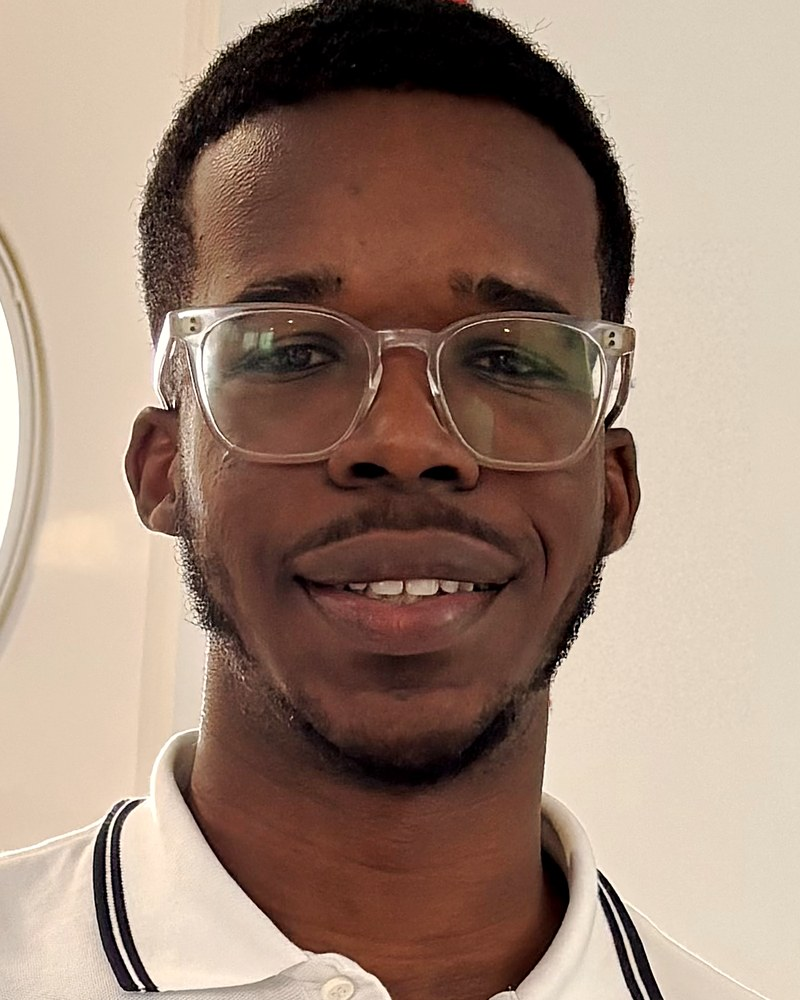
#> input picture travail/photos-originales/mathys-bocage-portrait.jpg, 800 x 1000 px, found by its file name
$ python images.py
#> lines starting #> are read from the running program, lines starting #| are printed output that depends on the picture
# -*- coding: utf-8 -*-
"""Recadre, redimensionne et compresse les images du site."""
import os, sys
from PIL import Image, ImageDraw, ImageFont
OUT = "../site/assets/img"
os.makedirs(OUT, exist_ok=True)

def preparer(src, base, largeurs, ratio, ancrage=0.5, qualite=78):
#> called with src = 'photos/mathys-bocage-portrait.jpg', base = 'mathys-bocage-portrait', largeurs = (112, 224), ratio = (1, 1), ancrage = 0.12, qualite = 84
    im = Image.open(src).convert("RGB")
#> im is the input picture: PIL image 800x1000 RGB; mean R, G, B 157.7, 133, 117.7
    cible = ratio[0] / ratio[1]
    actuel = im.width / im.height
#> actuel = 0.8
    if actuel > cible:                       # trop large : on rogne les côtés
        nw = int(im.height * cible)
        x = int((im.width - nw) * 0.5)
        im = im.crop((x, 0, x + nw, im.height))
    else:                                    # trop haut : on rogne en hauteur
        nh = int(im.width / cible)
#> nh = 800
        y = int((im.height - nh) * ancrage)
#> y = 24
        im = im.crop((0, y, im.width, y + nh))
#> im: PIL image 800x800 RGB
    sorties = []
    for L in largeurs:
        H = max(1, round(L * ratio[1] / ratio[0]))
        v = im.resize((L, H), Image.LANCZOS)
        chemin = "%s/%s-%d.jpg" % (OUT, base, L)
        # Les grandes variantes sont un peu plus compressées : elles ne servent qu'aux
        # grands écrans, où le défaut se voit moins et où le poids compte davantage.
        q = qualite - 6 if L >= 1000 else qualite
        v.save(chemin, "JPEG", quality=q, optimize=True, progressive=True)
        sorties.append((chemin, os.path.getsize(chemin)))
#> after the loop, sorties = 2 items
    return sorties

def cale(base, largeurs, ratio, legende):
    """Image provisoire, le temps que les photos d'ambiance soient choisies."""
    for L in largeurs:
        H = max(1, round(L * ratio[1] / ratio[0]))
        im = Image.new("RGB", (L, H), (233, 226, 212))
        d = ImageDraw.Draw(im)
        for i in range(0, L + H, 46):
            d.line([(i, 0), (i - H, H)], fill=(216, 205, 185), width=10)
        try:
            police = ImageFont.truetype("/System/Library/Fonts/Supplemental/Georgia.ttf", max(13, L // 34))
        except Exception:
            police = ImageFont.load_default()
        txt = "PHOTO À CHOISIR\n" + legende
        bb = d.multiline_textbbox((0, 0), txt, font=police, align="center", spacing=8)
        d.rectangle([ (L - (bb[2]-bb[0]))//2 - 18, (H - (bb[3]-bb[1]))//2 - 14,
                      (L + (bb[2]-bb[0]))//2 + 18, (H + (bb[3]-bb[1]))//2 + 14 ], fill=(248, 244, 236))
        d.multiline_text(((L - (bb[2]-bb[0]))//2, (H - (bb[3]-bb[1]))//2), txt,
                         font=police, fill=(125, 84, 17), align="center", spacing=8)
        im.save("%s/%s-%d.jpg" % (OUT, base, L), "JPEG", quality=70, optimize=True)

total = []
# Photos de Mathys Bocage. Le portrait est cadré haut pour garder le visage dans le rond.
total += preparer("photos/mathys-bocage-portrait.jpg", "mathys-bocage-portrait", (112, 224), (1, 1), ancrage=0.12, qualite=84)
#> total = 2 items
total += preparer("photos/mathys-bocage-trophee.jpg", "mathys-bocage-trophee", (500, 1000), (4, 5), ancrage=0.18)
#> call 2 of preparer, with src = 'photos/mathys-bocage-trophee.jpg', base = 'mathys-bocage-trophee', largeurs = (500, 1000), ratio = (4, 5), ancrage = 0.18, qualite = 78
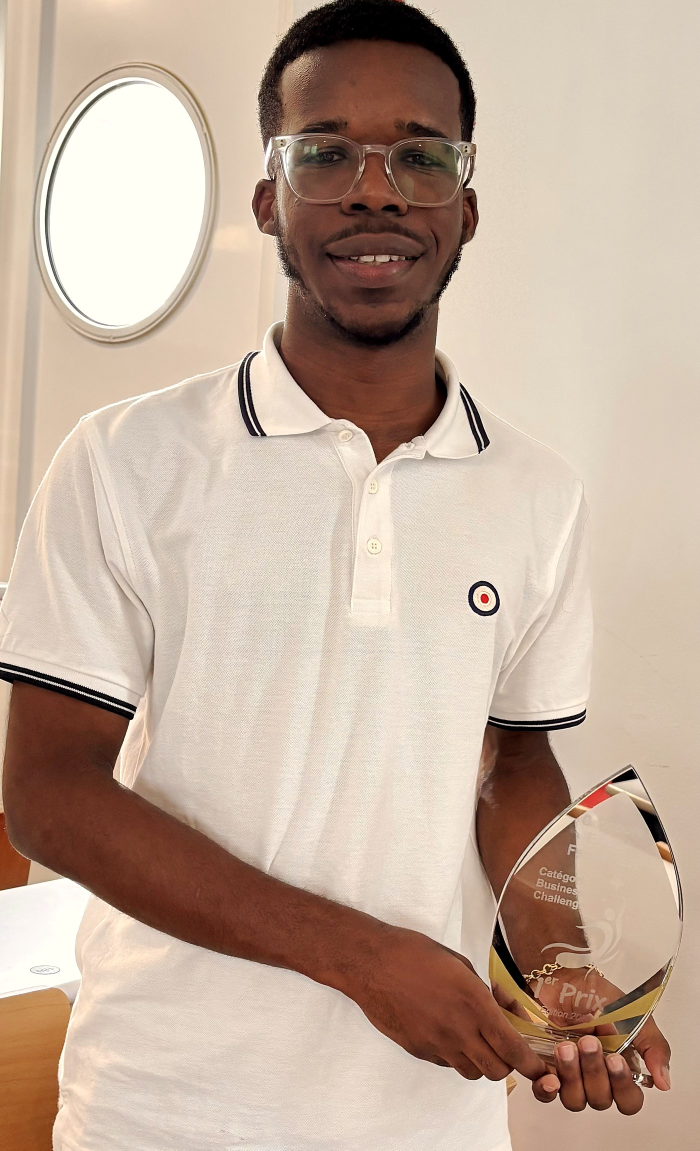
#> input picture travail/photos-originales/mathys-bocage-trophee.jpg, 1400 x 2301 px, found by its file name (shown at 1/2 size)
#> in preparer, im is the input picture: PIL image 1400x2301 RGB; mean R, G, B 194.2, 172, 155.2
#> total = 4 items
# Photos d'ambiance retenues (Pexels). Ancrage choisi pour garder le sujet au centre du cadrage.
total += preparer("photos-ambiance/chantier.jpg", "chantier", (500, 1000), (4, 5), ancrage=0.42)
#> call 3 of preparer, with src = 'photos-ambiance/chantier.jpg', base = 'chantier', largeurs = (500, 1000), ratio = (4, 5), ancrage = 0.42, qualite = 78
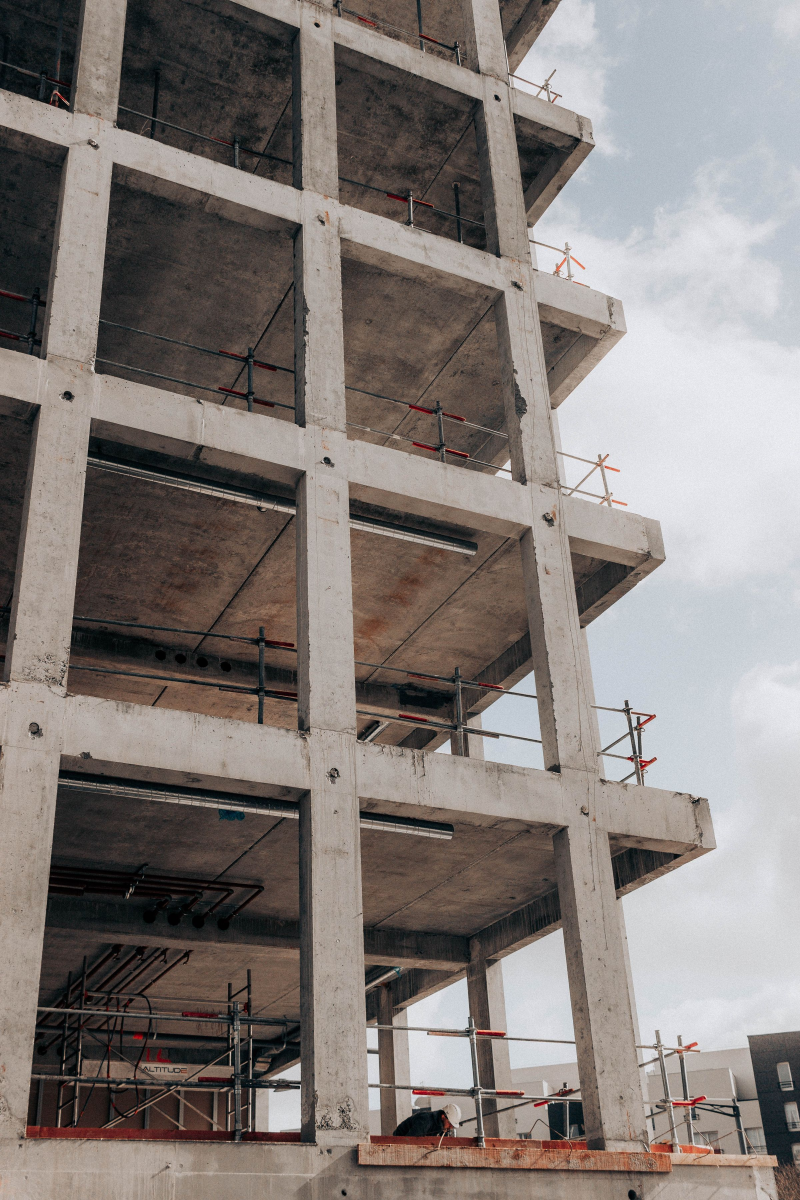
#> input picture travail/photos-originales/chantier.jpg, 2400 x 3600 px, found by its file name (shown at 1/3 size)
#> in preparer, im is the input picture: PIL image 2400x3600 RGB; mean R, G, B 131.8, 124.4, 120.8
#> the loop in preparer (call 3), `for L in largeurs:` made 2 passes
#> pass 1, in preparer (call 3), `v = im.resize((L, H), Image.LANCZOS)`:
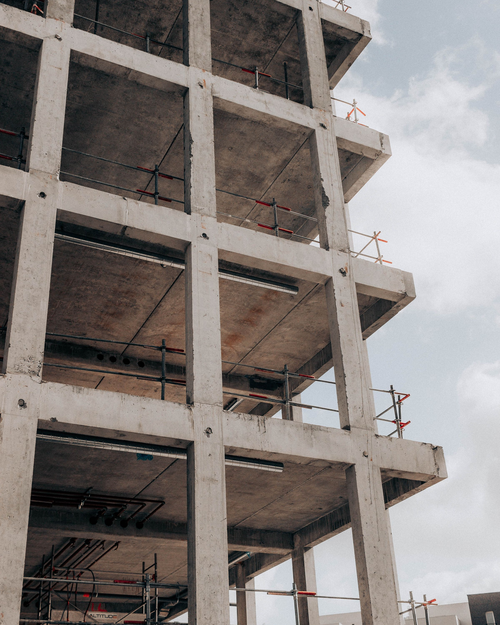
#> v: PIL image 500x625 RGB; mean R, G, B 133, 126.3, 123
#> after the loop in preparer (call 3), `for L in largeurs:`: sorties = [('../site/assets/img/chantier-500.jpg', 52743), ('../site/assets/img/chantier-1000.jpg', 161113)]
#> total = 6 items
total += preparer("photos-ambiance/plan.jpg", "plan-chantier", (840, 1680), (21, 8), ancrage=0.56)
#> call 4 of preparer, with src = 'photos-ambiance/plan.jpg', base = 'plan-chantier', largeurs = (840, 1680), ratio = (21, 8), ancrage = 0.56, qualite = 78
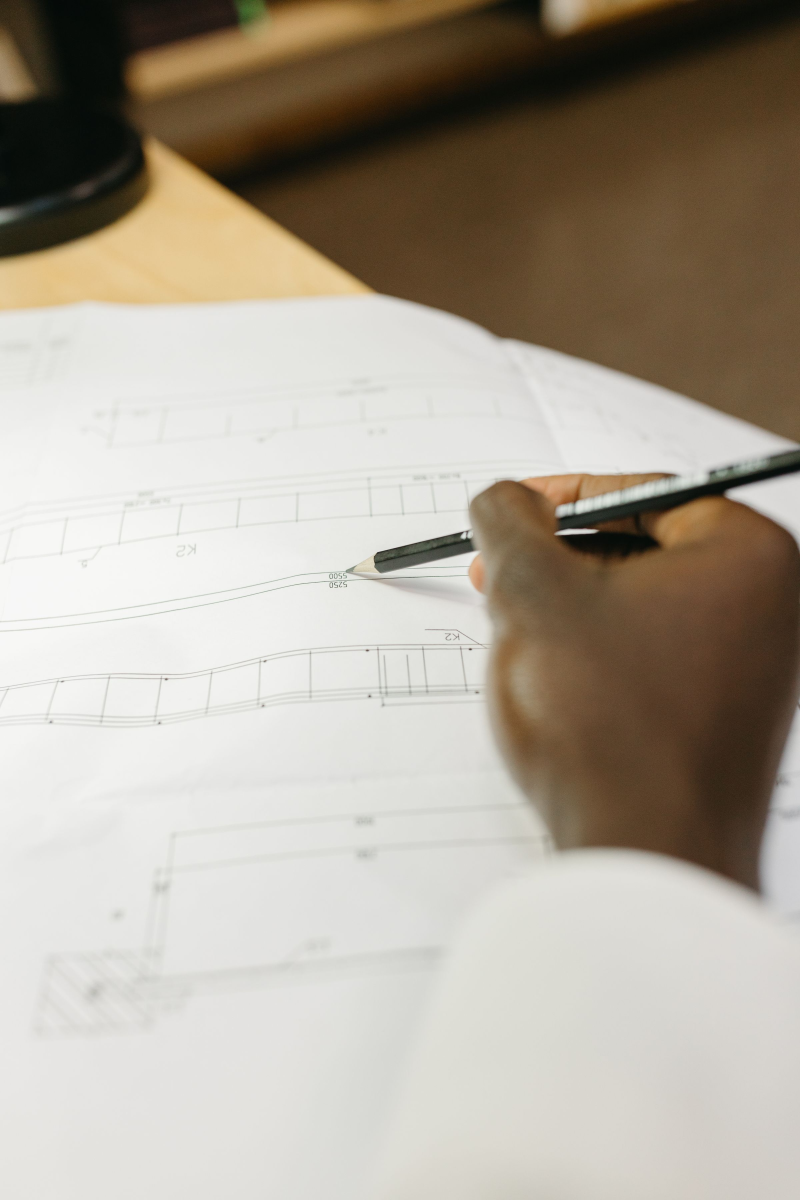
#> input picture travail/photos-originales/plan.jpg, 2400 x 3600 px, found by its file name (shown at 1/3 size)
#> in preparer, im is the input picture: PIL image 2400x3600 RGB; mean R, G, B 173.4, 164.8, 152.1
#> the loop in preparer (call 4), `for L in largeurs:` made 2 passes
#> pass 1, in preparer (call 4), `v = im.resize((L, H), Image.LANCZOS)`:
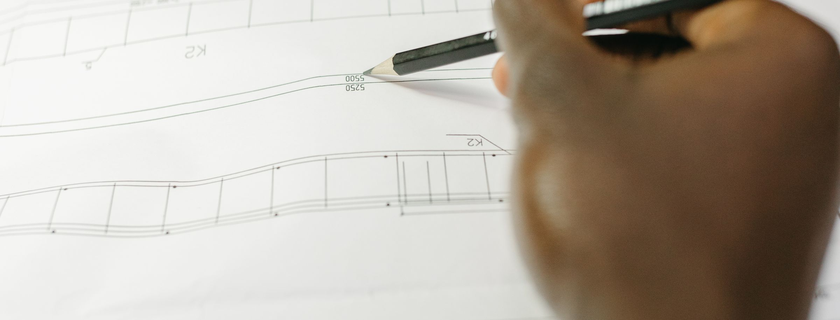
#> v: PIL image 840x320 RGB; mean R, G, B 181.3, 172.2, 161.2
#> after the loop in preparer (call 4), `for L in largeurs:`: sorties = 2 items
#> total = 8 items
total += preparer("photos-ambiance/facade.jpg", "facade-echafaudage", (840, 1680), (21, 7), ancrage=0.40)
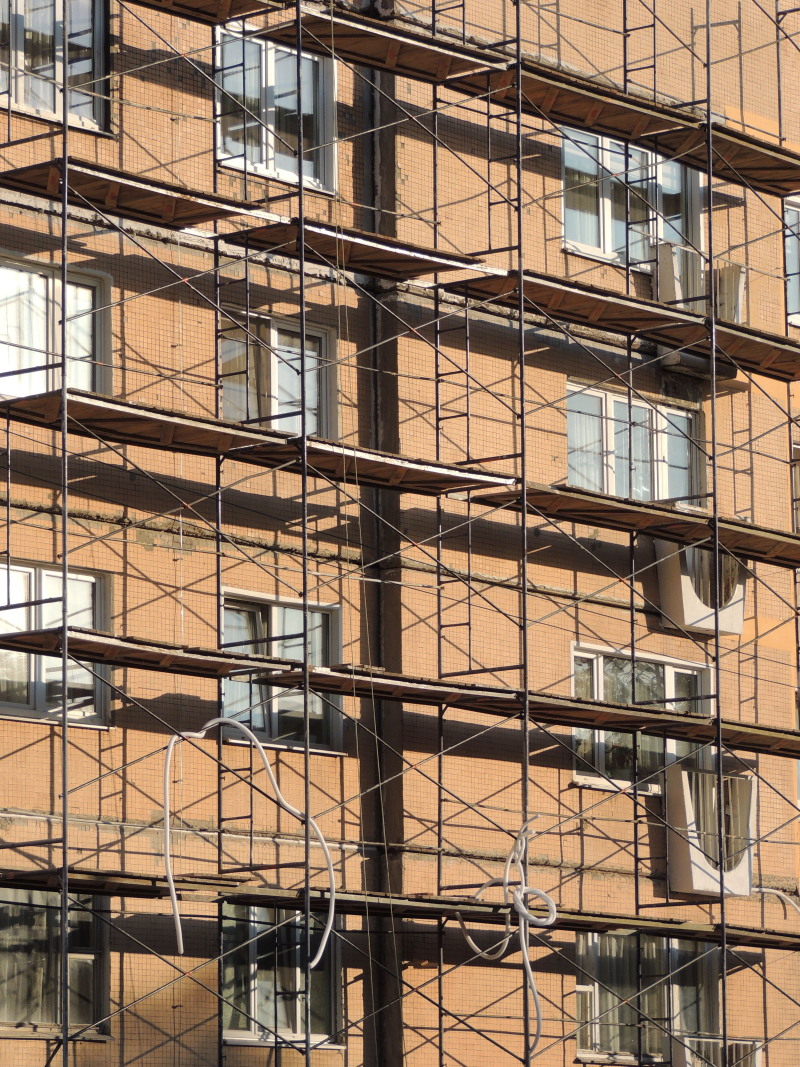
#> input picture travail/photos-originales/facade.jpg, 2400 x 3201 px, found by its file name (shown at 1/3 size)
#> in preparer, im is the input picture: PIL image 2400x3201 RGB; mean R, G, B 143, 118.5, 96.8
#> the loop in preparer (call 5), `for L in largeurs:` made 2 passes
#> pass 1, in preparer (call 5), `v = im.resize((L, H), Image.LANCZOS)`:
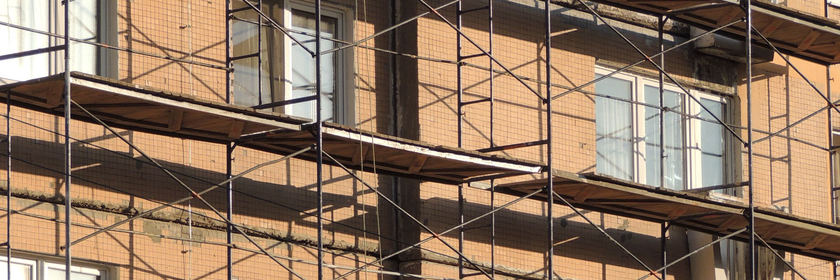
#> v: PIL image 840x280 RGB; mean R, G, B 142.8, 117.7, 96.3
#> total = 10 items
for f in sorted(os.listdir(OUT)):
    print("   %-40s %6.1f Ko" % (f, os.path.getsize(OUT + "/" + f) / 1024))
